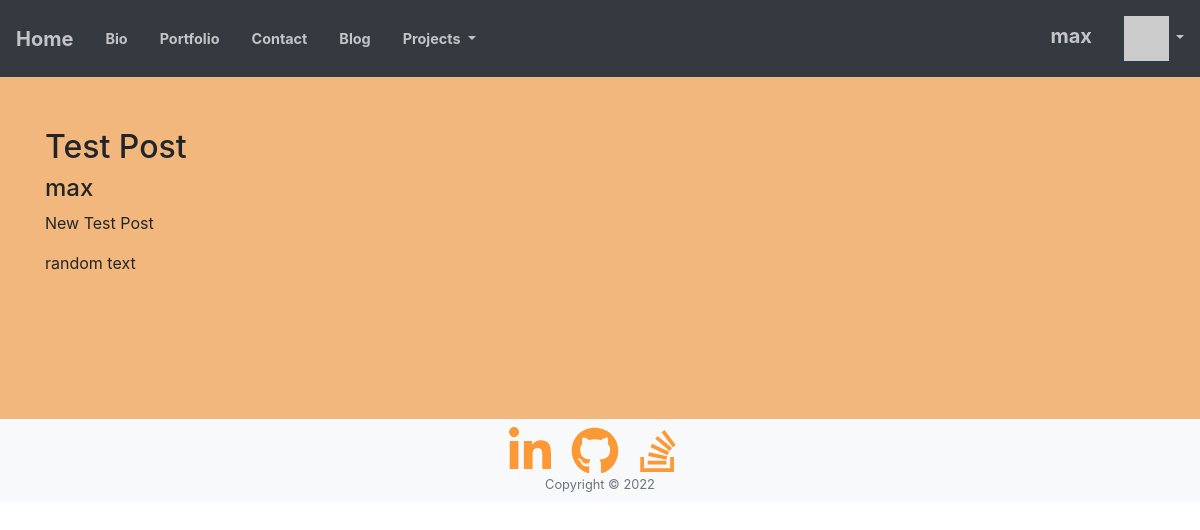
The page /blog/post/1/ (signed in) on the database its author committed.
### blog/models.py (models this page shows, shortened)
class Post(models.Model):
    title = models.CharField(max_length=100)
    overview = models.TextField()
    timestamp = models.DateTimeField(auto_now_add=True)
    content = models.TextField()
    author = models.ForeignKey(User, on_delete=models.CASCADE)
    posted = models.BooleanField()

### blog/views.py (the view)
# urls.py: path('post/<_id>/', views.PostView.as_view(), name='post'),
class PostView(View):
    def get(self, request, _id):
        post = Post.objects.get(id=_id)
        context = {
            'post': post,
        }
        return render(request, 'blog/post.html', context)

### home/context_processors.py (called while the page is built)
def settings(request):
    return {
        'settings': django_settings,
    }

### home/templatetags/app_tags.py (called while the page is built)
@register.filter(name='gravatar')
def gravatar(user, size=35):
    email = str(user.email.strip().lower()).encode('utf-8')
    email_hash = md5(email).hexdigest()
    url = "//www.gravatar.com/avatar/{0}?s={1}&d=identicon&r=PG"
    return url.format(email_hash, size)

### home/templates/blog/post.html
{% extends "base_footer.html" %}
{% block content %}
<section class="page-section bg-primary" id="about">
    <div class="container">
        <h2>{{ post.title }}</h2>
        <h4>{{ post.author }}</h4>
        <p>{{ post.overview }}</p>
        <p>{{ post.content }}</p>
    </div>
</section>
{% endblock %}

### home/templates/base_menu.html (shortened to what this page needs)
{% extends "base_bootstrap.html" %}
{% block navbar %}
{% load app_tags %}
<nav class="navbar navbar-expand-lg navbar-dark bg-dark fixed-top py-3" id="mainNav">
    <a class="navbar-brand" href="/">Home</a>
  <div class="collapse navbar-collapse" id="navbarSupportedContent">
    <ul class="navbar-nav mr-auto">
        <li class="nav-item"><a class="nav-link js-scroll-trigger" href="/#about">Bio</a></li>
        <li class="nav-item"><a class="nav-link js-scroll-trigger" href="/#portfolio">Portfolio</a></li>
        <li class="nav-item"><a class="nav-link js-scroll-trigger" href="/#contact">Contact</a></li>
        <li class="nav-item"><a class="nav-link js-scroll-trigger" href="/blog">Blog</a></li>
        <li class="nav-item dropdown">
            <a class="nav-link dropdown-toggle" href="#" id="navbarDropdown" role="button" data-toggle="dropdown" aria-haspopup="true" aria-expanded="false">
              Projects
            </a>
        </li>
    </ul>
    <ul class="navbar-nav">
        {% if user.is_authenticated %}
        <li class="nav-item">
            <a class="navbar-brand">{{ user }}</a>
        </li>
        <li class="nav-item dropdown">
            <a class="nav-link dropdown-toggle" href="#" role="button" data-toggle="dropdown" aria-haspopup="true" aria-expanded="false">
                <img style="width: 45px;" src="{{ user|gravatar }}"/>
            </a>
      </li>
        {% endif %}
    </ul>
  </div>
</nav>
{% endblock %}

### rows shown on the page
Post: title "Test Post", author "max", overview "New Test Post", content "random text"

### other values the page prints
{{ user }} "max"
